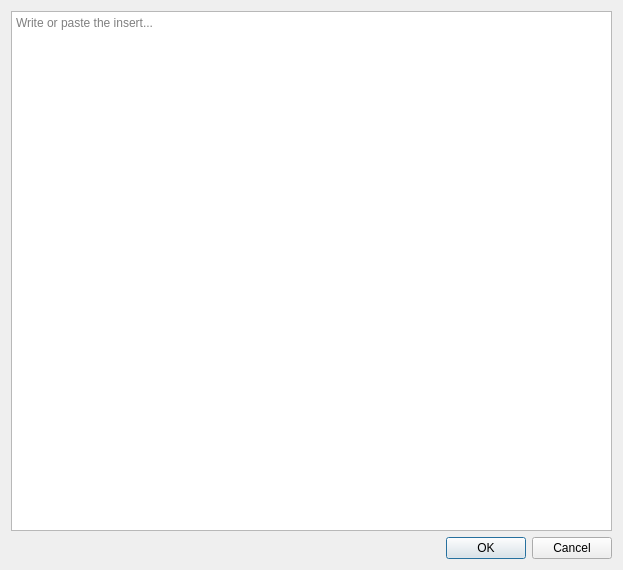
<?xml version="1.0" encoding="UTF-8"?>
<ui version="4.0">
 <class>dialog</class>
 <widget class="QDialog" name="dialog">
  <property name="geometry">
   <rect>
    <x>0</x>
    <y>0</y>
    <width>623</width>
    <height>570</height>
   </rect>
  </property>
  <property name="windowTitle">
   <string>Write the insert</string>
  </property>
  <layout class="QGridLayout" name="gridLayout">
   <item row="0" column="0">
    <layout class="QVBoxLayout" name="verticalLayout">
     <item>
      <widget class="QPlainTextEdit" name="plainTextEdit_insert_insert">
       <property name="focusPolicy">
        <enum>Qt::WheelFocus</enum>
       </property>
       <property name="documentTitle">
        <string/>
       </property>
       <property name="backgroundVisible">
        <bool>false</bool>
       </property>
       <property name="placeholderText">
        <string>Write or paste the insert...</string>
       </property>
      </widget>
     </item>
     <item>
      <widget class="QDialogButtonBox" name="buttonBox">
       <property name="orientation">
        <enum>Qt::Horizontal</enum>
       </property>
       <property name="standardButtons">
        <set>QDialogButtonBox::Cancel|QDialogButtonBox::Ok</set>
       </property>
      </widget>
     </item>
    </layout>
   </item>
  </layout>
 </widget>
 <resources/>
 <connections>
  <connection>
   <sender>buttonBox</sender>
   <signal>accepted()</signal>
   <receiver>dialog</receiver>
   <slot>accept()</slot>
   <hints>
    <hint type="sourcelabel">
     <x>225</x>
     <y>543</y>
    </hint>
    <hint type="destinationlabel">
     <x>157</x>
     <y>274</y>
    </hint>
   </hints>
  </connection>
  <connection>
   <sender>buttonBox</sender>
   <signal>rejected()</signal>
   <receiver>dialog</receiver>
   <slot>reject()</slot>
   <hints>
    <hint type="sourcelabel">
     <x>293</x>
     <y>549</y>
    </hint>
    <hint type="destinationlabel">
     <x>286</x>
     <y>274</y>
    </hint>
   </hints>
  </connection>
 </connections>
</ui>
